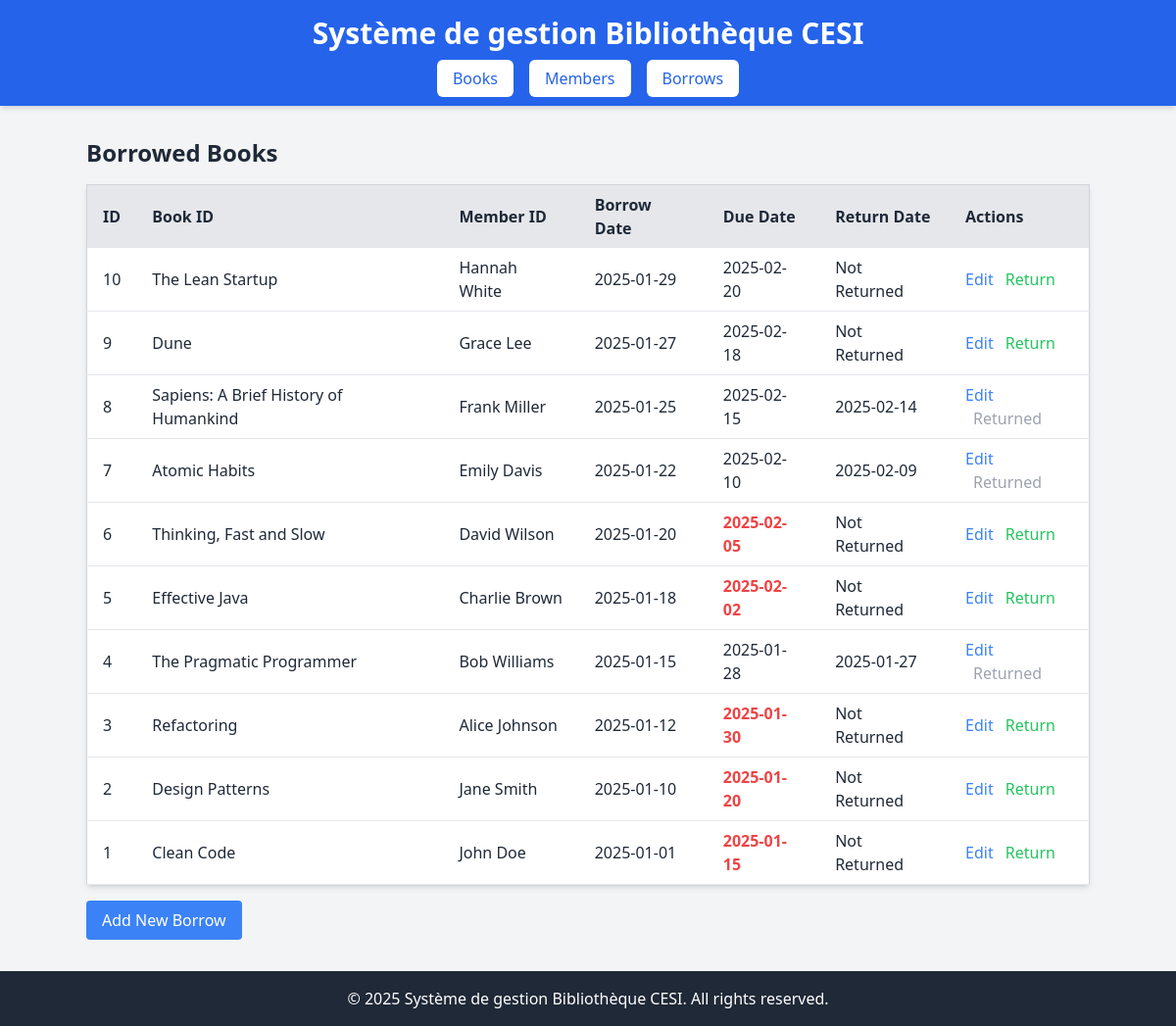
The page /?page=borrows on the database its author committed.
### tables this page shows
CREATE TABLE IF NOT EXISTS `borrows` (
                                         `id` INT AUTO_INCREMENT PRIMARY KEY,
                                         `book_id` INT NOT NULL,
                                         `member_id` INT NOT NULL,
                                         `borrow_date` DATE NOT NULL,
                                         `due_date` DATE NOT NULL,
                                         `return_date` DATE DEFAULT NULL,
                                         FOREIGN KEY (`book_id`) REFERENCES `books`(`id`) ON DELETE CASCADE,
                                         FOREIGN KEY (`member_id`) REFERENCES `members`(`id`) ON DELETE CASCADE
);

CREATE TABLE IF NOT EXISTS `books` (
                                       `id` INT AUTO_INCREMENT PRIMARY KEY,
                                       `title` VARCHAR(255) NOT NULL,
                                       `author` VARCHAR(255) NOT NULL,
                                       `category` VARCHAR(255) NOT NULL,
                                       `isbn` VARCHAR(13) NOT NULL
);

CREATE TABLE IF NOT EXISTS `members` (
                                         `id` INT AUTO_INCREMENT PRIMARY KEY,
                                         `name` VARCHAR(255) NOT NULL,
                                         `address` VARCHAR(255) NOT NULL,
                                         `member_type` ENUM('student', 'teacher', 'staff') NOT NULL DEFAULT 'student'
);

### src/Entity/Borrow.php (called while the page is built, shortened)
<?php
class Borrow
{
    private int $id;
    private string $bookTitle;
    private string $memberName;
    private DateTime $borrowDate;
    private DateTime $dueDate;
    private ?DateTime $returnDate;
    public function __construct(
        int $id,
        int $bookId,
        int $memberId,
        string $bookTitle,
        string $memberName,
        DateTime $borrowDate,
        DateTime $dueDate,
        ?DateTime $returnDate = null
    ) {
        $this->id = $id;
        $this->bookTitle = $bookTitle;
        $this->memberName = $memberName;
        $this->borrowDate = $borrowDate;
        $this->dueDate = $dueDate;
        $this->returnDate = $returnDate;
    }
    public function getId(): int { return $this->id; }
    public function getBookTitle(): string { return $this->bookTitle; }
    public function getMemberName(): string { return $this->memberName; }
    public function getBorrowDate(): DateTime { return $this->borrowDate; }
    public function getDueDate(): DateTime { return $this->dueDate; }
    public function getReturnDate(): ?DateTime { return $this->returnDate; }
}

### src/Repository/BorrowRepository.php (called while the page is built, shortened)
<?php
class BorrowRepository {
    private PDO $db;
    public function __construct() {
        $this->db = Database::getInstance()->getConnection();
    }
    public function getAllBorrows(): array {
        $stmt = $this->db->query("
        SELECT borrows.*, books.title AS book_title, members.name AS member_name,
        CASE
            WHEN borrows.return_date IS NULL AND borrows.due_date < CURDATE() THEN 'overdue'
            WHEN borrows.return_date IS NULL THEN 'not returned'
            ELSE 'returned'
        END AS borrow_status
        FROM borrows
        JOIN books ON borrows.book_id = books.id
        JOIN members ON borrows.member_id = members.id
        ORDER BY borrow_date DESC
        ");
        $borrows = $stmt->fetchAll(PDO::FETCH_ASSOC);
        $borrowObjects = [];
        foreach ($borrows as $borrow) {
            $borrowObjects[] = new Borrow(
                $borrow['id'],
                $borrow['book_id'],
                $borrow['member_id'],
                $borrow['book_title'],
                $borrow['member_name'],
                new DateTime($borrow['borrow_date']),
                new DateTime($borrow['due_date']),
                $borrow['return_date'] ? new DateTime($borrow['return_date']) : null
            );
        }
        return $borrowObjects;
    }
}

### src/Services/Database.php (called while the page is built, shortened)
<?php
class Database
{
    private static ?Database $instance = null;
    private PDO $connection;
    private function __construct() {
        try {
            $this->connection = new PDO(
                sprintf(
                    "mysql:host=%s;dbname=%s;charset=%s",
                    Config::get('DB_HOST', 'localhost'),
                    Config::get('DB_NAME', 'cesi-books'),
                    Config::get('DB_CHARSET', 'utf8mb4')
                ),
                Config::get('DB_USER', 'root'),
                Config::get('DB_PASSWORD', ''),
                [
                    PDO::ATTR_ERRMODE => PDO::ERRMODE_EXCEPTION,
                    PDO::ATTR_DEFAULT_FETCH_MODE => PDO::FETCH_ASSOC
                ]
            );
        } catch (PDOException $e) {
            die("Database connection error: " . $e->getMessage());
        }
    }
    public static function getInstance(): Database {
        if (self::$instance === null) {
            self::$instance = new self();
        }
        return self::$instance;
    }
    public function getConnection(): PDO {
        return $this->connection;
    }
}

### src/Services/Config.php (called while the page is built, shortened)
<?php
class Config
{
    private static array $config = [];
    public static function loadEnv(string $filePath): void {
        $lines = file($filePath, FILE_IGNORE_NEW_LINES | FILE_SKIP_EMPTY_LINES);
        foreach ($lines as $line) {
            [$key, $value] = explode('=', $line, 2);
            self::$config[trim($key)] = trim($value);
        }
    }
    public static function get(string $key, $default = null) {
        return self::$config[$key] ?? $default;
    }
}

### src/Views/Borrows/BorrowsView.php (the view, shortened to what this page needs)
<?php
class BorrowsView {
    public function renderList(array $borrows, string $errorMessage = null): string {
        $header = new HeaderView();
        $footer = new FooterView();
        echo $header->render();
        ?>
        <h2 class="text-2xl font-semibold mb-4">Borrowed Books</h2>
        <table class="table-auto w-full bg-white shadow-md rounded border border-gray-300">
            <thead>
            <tr class="bg-gray-200 text-left">
                <th class="px-4 py-2">ID</th>
                <th class="px-4 py-2">Book ID</th>
                <th class="px-4 py-2">Member ID</th>
                <th class="px-4 py-2">Borrow Date</th>
                <th class="px-4 py-2">Due Date</th>
                <th class="px-4 py-2">Return Date</th>
                <th class="px-4 py-2">Actions</th>
            </tr>
            </thead>
            <tbody>
            <?php foreach ($borrows as $borrow): ?>
                <?php
                $isOverdue = (!$borrow->getReturnDate() && $borrow->getDueDate()->format('Y-m-d') < date('Y-m-d'));
                ?>
                <tr class="border-b">
                    <td class="px-4 py-2"><?php echo $borrow->getId(); ?></td>
                    <td class="px-4 py-2"><?php echo htmlspecialchars($borrow->getBookTitle()); ?></td>
                    <td class="px-4 py-2"><?php echo htmlspecialchars($borrow->getMemberName()); ?></td>
                    <td class="px-4 py-2"><?php echo $borrow->getBorrowDate()->format('Y-m-d'); ?></td>
                    <td class="px-4 py-2 <?php echo $isOverdue ? 'text-red-500 font-bold' : ''; ?>">
                        <?php echo $borrow->getDueDate()->format('Y-m-d'); ?>
                    </td>
                    <td class="px-4 py-2">
                        <?php echo $borrow->getReturnDate() ? $borrow->getReturnDate()->format('Y-m-d') : 'Not Returned'; ?>
                    </td>
                    <td class="px-4 py-2">
                        <a href="?page=borrow-form&id=<?php echo $borrow->getId(); ?>" class="text-blue-500 hover:underline">Edit</a>
                        <?php if (!$borrow->getReturnDate()): ?>
                            <a href="?page=return-borrow&id=<?php echo $borrow->getId(); ?>"
                               class="text-green-500 hover:underline ml-2">Return</a>
                        <?php else: ?>
                            <span class="text-gray-400 ml-2">Returned</span>
                        <?php endif; ?>
                    </td>
                </tr>
            <?php endforeach; ?>
            </tbody>
        </table>
        <a href="?page=borrow-form" class="mt-4 inline-block bg-blue-500 text-white px-4 py-2 rounded hover:bg-blue-600">Add New Borrow</a>
        <?php
        echo $footer->render();
        return ob_get_clean();
    }
}

### rows shown on the page
borrows: id "10", book.title "The Lean Startup", member.name "Hannah White", format "2025-01-29", format "2025-02-20", shows "Not Returned"
borrows: id "9", book.title "Dune", member.name "Grace Lee", format "2025-01-27", format "2025-02-18", shows "Not Returned"
borrows: book "8", book.title "Sapiens: A Brief History of Humankind", member.name "Frank Miller", format "2025-01-25", format "2025-02-15", format "2025-02-14", shows "Returned"
borrows: book "7", book.title "Atomic Habits", member.name "Emily Davis", format "2025-01-22", format "2025-02-10", format "2025-02-09", shows "Returned"
borrows: id "6", book.title "Thinking, Fast and Slow", member.name "David Wilson", format "2025-01-20", format "2025-02-05", shows "Not Returned"
borrows: id "5", book.title "Effective Java", member.name "Charlie Brown", format "2025-01-18", format "2025-02-02", shows "Not Returned"
borrows: book "4", book.title "The Pragmatic Programmer", member.name "Bob Williams", format "2025-01-15", format "2025-01-28", format "2025-01-27", shows "Returned"
borrows: id "3", book.title "Refactoring", member.name "Alice Johnson", format "2025-01-12", format "2025-01-30", shows "Not Returned"
borrows: id "2", book.title "Design Patterns", member.name "Jane Smith", format "2025-01-10", format "2025-01-20", shows "Not Returned"
borrows: id "1", book.title "Clean Code", member.name "John Doe", format "2025-01-01", format "2025-01-15", shows "Not Returned"
